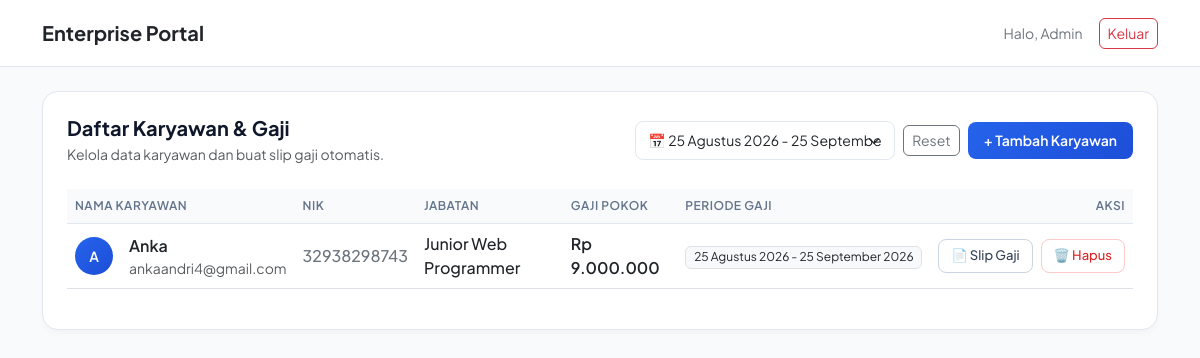
The app's page /dashboard.php?filter_periode=25 Agustus 2026 - 25 September 2026 with its own data.
### tables this page shows
CREATE TABLE `karyawan` (
  `id` int(11) NOT NULL,
  `nama` varchar(100) NOT NULL,
  `nik` varchar(50) NOT NULL,
  `email` varchar(100) NOT NULL,
  `jabatan` varchar(100) NOT NULL,
  `gaji_pokok` decimal(12,2) DEFAULT 0.00,
  `periode` varchar(100) DEFAULT '25 November 2026 - 25 Desember 2026',
  `created_at` timestamp NOT NULL DEFAULT current_timestamp()
);

### dashboard.php (the view, shortened to what this page needs)
<?php
include 'koneksi.php';
$filter_periode = $_GET['filter_periode'] ?? '';
if (!empty($filter_periode)) {
    $filter_escaped = mysqli_real_escape_string($koneksi, $filter_periode);
    $query_karyawan = "SELECT * FROM karyawan WHERE periode = '$filter_escaped' ORDER BY id DESC";
} else {
    $query_karyawan = "SELECT * FROM karyawan ORDER BY id DESC";
}
$result = mysqli_query($koneksi, $query_karyawan);
$query_list_periode = mysqli_query($koneksi, "SELECT DISTINCT periode FROM karyawan WHERE periode IS NOT NULL AND periode != '' ORDER BY id DESC");
?>
<!DOCTYPE html>
<html lang="id">
<head>
    <link href="https://cdn.jsdelivr.net/npm/bootstrap@5.3.0/dist/css/bootstrap.min.css" rel="stylesheet">
</head>
<body>
<nav class="navbar navbar-custom py-3 mb-4">
    <div class="container">
        <span class="navbar-brand mb-0 h1 fw-bold text-dark fs-5">Enterprise Portal</span>
        <div class="d-flex align-items-center gap-3">
            <span class="small text-secondary d-none d-sm-inline">Halo, Admin</span>
            <a href="index.php" class="btn btn-outline-danger btn-sm rounded-2">Keluar</a>
        </div>
    </div>
</nav>
<div class="container mb-5">
    <div class="main-card p-3 p-md-4">
        <div class="d-flex justify-content-between align-items-center mb-4 flex-wrap gap-3">
            <div>
                <h5 class="fw-bold mb-1">Daftar Karyawan & Gaji</h5>
                <p class="text-muted small mb-0">Kelola data karyawan dan buat slip gaji otomatis.</p>
            </div>
            <div class="d-flex align-items-center gap-2 flex-wrap">
                <form action="dashboard.php" method="GET" class="d-flex gap-2 align-items-center">
                    <select name="filter_periode" class="form-select filter-select" onchange="this.form.submit()">
                        <?php while ($p = mysqli_fetch_assoc($query_list_periode)): ?>
                            <option value="<?php echo htmlspecialchars($p['periode']); ?>" <?php echo ($filter_periode === $p['periode']) ? 'selected' : ''; ?>>
                                📅 <?php echo htmlspecialchars($p['periode']); ?>
                            </option>
                        <?php endwhile; ?>
                    </select>
                    <?php if (!empty($filter_periode)): ?>
                        <a href="dashboard.php" class="btn btn-outline-secondary btn-sm rounded-2">Reset</a>
                    <?php endif; ?>
                </form>
                <button class="btn btn-tambah" data-bs-toggle="modal" data-bs-target="#modalPilihPeriode">+ Tambah Karyawan</button>
            </div>
        </div>
        <div class="table-responsive">
            <table class="table table-hover align-middle">
                <thead>
                    <tr>
                        <th>Nama Karyawan</th>
                        <th>NIK</th>
                        <th>Jabatan</th>
                        <th>Gaji Pokok</th>
                        <th>Periode Gaji</th>
                        <th class="text-end">Aksi</th>
                    </tr>
                </thead>
                <tbody>
                    <?php if (mysqli_num_rows($result) > 0): ?>
                        <?php while ($row = mysqli_fetch_assoc($result)):
                            $words = explode(" ", $row['nama']);
                            $inisial = strtoupper(substr($words[0], 0, 1) . (isset($words[1]) ? substr($words[1], 0, 1) : ''));
                        ?>
                        <tr>
                            <td>
                                <div class="d-flex align-items-center gap-3">
                                    <div class="avatar"><?php echo $inisial; ?></div>
                                    <div>
                                        <div class="fw-semibold text-dark"><?php echo htmlspecialchars($row['nama']); ?></div>
                                        <div class="text-muted small"><?php echo htmlspecialchars($row['email']); ?></div>
                                    </div>
                                </div>
                            </td>
                            <td class="fw-medium text-secondary"><?php echo htmlspecialchars($row['nik']); ?></td>
                            <td class="fw-medium text-dark"><?php echo htmlspecialchars($row['jabatan']); ?></td>
                            <td class="fw-semibold text-dark">Rp <?php echo number_format($row['gaji_pokok'], 0, ',', '.'); ?></td>
                            <td><span class="badge bg-light text-dark border fw-normal"><?php echo htmlspecialchars($row['periode'] ?? '25 Nov - 25 Des 2026'); ?></span></td>
                            <td class="text-end">
                                <div class="d-flex justify-content-end gap-2">
                                    <a href="slip_gaji.php?id=<?php echo $row['id']; ?>" class="btn-action">📄 Slip Gaji</a>
                                    <a href="dashboard.php?hapus=<?php echo $row['id']; ?>" class="btn-delete" onclick="return confirm('Apakah Anda yakin ingin menghapus data ini?')">🗑️ Hapus</a>
                                </div>
                            </td>
                        </tr>
                        <?php endwhile; ?>
                    <?php else: ?>
                        <tr><td colspan="6" class="text-center py-5 text-muted">Data karyawan tidak ditemukan.</td></tr>
                    <?php endif; ?>
                </tbody>
            </table>
        </div>
    </div>
</div>
</body>
</html>

### dashboard.php (style rules this page uses)
body { font-family: 'Plus Jakarta Sans', sans-serif; background-color: #f8fafc; color: #0f172a; }
.navbar-custom { background: #ffffff; border-bottom: 1px solid #e2e8f0; }
.main-card { background: #ffffff; border: 1px solid #e2e8f0; border-radius: 16px; box-shadow: 0 4px 6px -1px rgba(0,0,0,0.03); }
.table th { color: #64748b; font-weight: 600; font-size: 12px; text-transform: uppercase; letter-spacing: 0.5px; background-color: #f8fafc; border-bottom: 1px solid #e2e8f0; }
.avatar { width: 38px; height: 38px; border-radius: 50%; background: linear-gradient(135deg, #2563eb 0%, #1d4ed8 100%); color: white; font-weight: 600; display: flex; align-items: center; justify-content: center; font-size: 14px; flex-shrink: 0; }
.btn-action { background: #ffffff; border: 1.5px solid #cbd5e1; color: #334155; font-size: 13px; font-weight: 500; border-radius: 8px; padding: 6px 12px; text-decoration: none; transition: all 0.2s; display: inline-flex; align-items: center; gap: 4px; white-space: nowrap; }
.btn-delete { background: #ffffff; border: 1.5px solid #fecaca; color: #dc2626; font-size: 13px; font-weight: 500; border-radius: 8px; padding: 6px 12px; text-decoration: none; transition: all 0.2s; display: inline-flex; align-items: center; white-space: nowrap; }
.btn-tambah { background: linear-gradient(135deg, #2563eb 0%, #1d4ed8 100%); color: white; border: none; border-radius: 8px; padding: 8px 16px; font-weight: 600; font-size: 14px; transition: all 0.2s; white-space: nowrap; }
.filter-select { border-radius: 8px; border: 1.5px solid #e2e8f0; font-size: 14px; padding: 8px 12px; max-width: 260px; }
.form-control, .form-select { border-radius: 8px; border: 1.5px solid #e2e8f0; font-size: 14px; }

### records on screen
karyawan: nama "A", nama "Anka", email "ankaandri4@gmail.com", nik "32938298743", jabatan "Junior Web Programmer", gaji_pokok "9.000.000", periode "25 Agustus 2026 - 25 September 2026"
